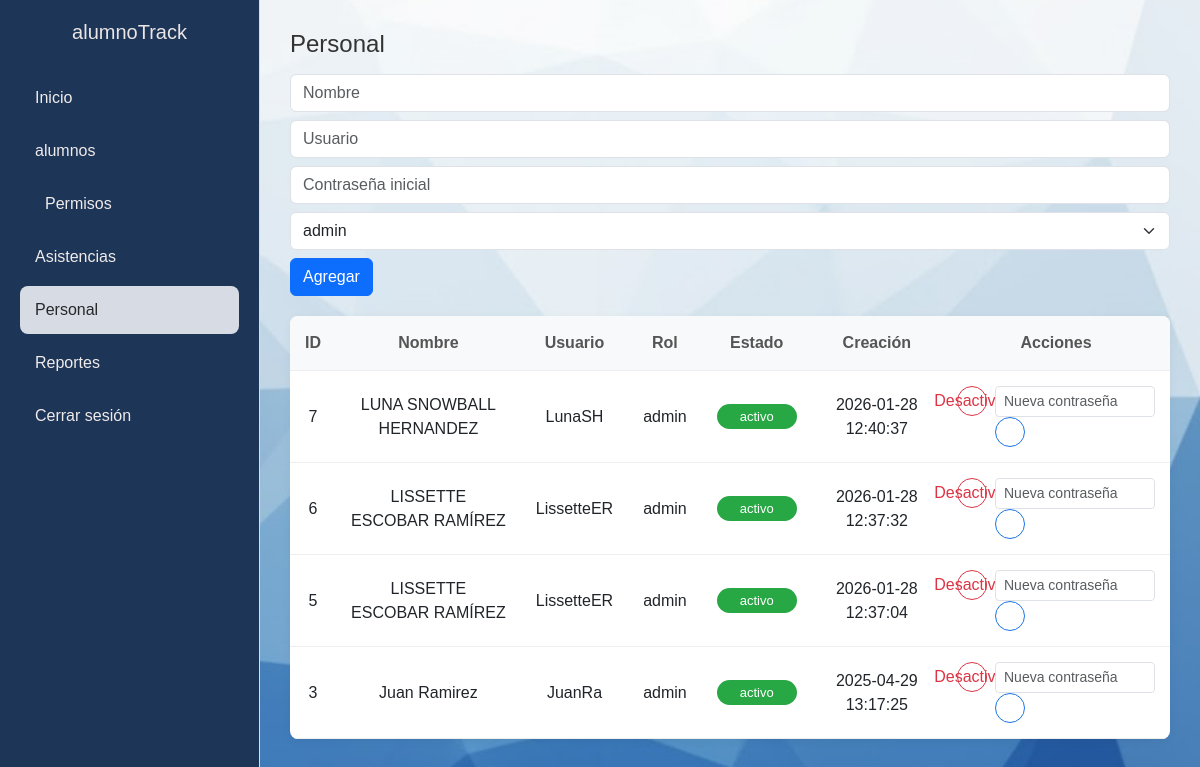
/php/personal.php (signed in), run on the app's committed database.
### tables this page shows
CREATE TABLE `usuarios` (
  `id` int(11) NOT NULL,
  `nombre` varchar(100) NOT NULL,
  `usuario` varchar(50) NOT NULL,
  `contrasena` varchar(255) NOT NULL,
  `tipo_usuario` enum('admin','docente') NOT NULL,
  `fecha_creacion` timestamp NOT NULL DEFAULT current_timestamp(),
  `estado` enum('activo','inactivo') DEFAULT 'activo'
);

### php/personal.php (the view, shortened to what this page needs)
<?php
require_once __DIR__ . '/../php/conexion.php';
try {
    $res = $conexion->query("SELECT id, nombre, usuario, tipo_usuario, estado, fecha_creacion FROM usuarios ORDER BY id DESC");
    $usuarios = $res->fetch_all(MYSQLI_ASSOC);
} catch (Throwable $e) { $error = 'Error al cargar usuarios'; }
?>
<!DOCTYPE html>
<html lang="es">
<head>
  <link href="https://cdn.jsdelivr.net/npm/bootstrap@5.3.2/dist/css/bootstrap.min.css" rel="stylesheet">
  <link rel="stylesheet" href="/BiblioCheck/css/stylesDashboard1.css">
</head>
<body>
  <aside class="sidebar">
    <h2>alumnoTrack</h2>
    <ul>
      <li><a href="dashboard.php">Inicio</a></li>
      <li><a href="alumnos.php">alumnos</a></li>
      <li><a href="/BiblioCheck/php/permisos.php"><i class="fa-solid fa-notes-medical"></i> Permisos</a></li>
      <li><a href="asistencia.php">Asistencias</a></li>
      <li class="activo"><a href="personal.php">Personal</a></li>
      <li><a href="reportes.php">Reportes</a></li>
      <li><a href="/BiblioCheck/php/Logout.php">Cerrar sesión</a></li>
    </ul>
  </aside>
  <main class="contenido">
    <section class="seccion-contenido">
      <div class="seccion-header">
        <h1>Personal</h1>
        <form class="d-flex gap-2 flex-wrap" method="post">
          <input class="form-control" name="nombre" placeholder="Nombre" required>
          <input class="form-control" name="usuario" placeholder="Usuario" required>
          <input class="form-control" name="contrasena" placeholder="Contraseña inicial" required>
          <select class="form-select" name="tipo_usuario">
            <option value="admin">admin</option>
          </select>
          <button class="btn btn-primary">Agregar</button>
        </form>
      </div>
      <div class="tabla-contenedor">
        <table>
          <thead><tr><th>ID</th><th>Nombre</th><th>Usuario</th><th>Rol</th><th>Estado</th><th>Creación</th><th>Acciones</th></tr></thead>
          <tbody>
            <?php foreach ($usuarios ?? [] as $u): ?>
              <tr>
                <td><?= (int)$u['id'] ?></td>
                <td><?= htmlspecialchars($u['nombre']) ?></td>
                <td><?= htmlspecialchars($u['usuario']) ?></td>
                <td><?= htmlspecialchars($u['tipo_usuario']) ?></td>
                <td><span class="badge <?= $u['estado']==='activo'?'activo':'inactivo' ?>"><?= htmlspecialchars($u['estado']) ?></span></td>
                <td><?= htmlspecialchars($u['fecha_creacion']) ?></td>
                <td class="acciones">
                  <form method="post" class="d-inline" onsubmit="return confirm('¿Cambiar estado?');">
                    <button class="btn <?= $u['estado']==='activo'?'btn-eliminar':'btn-editar' ?>"><?= $u['estado']==='activo'?'Desactivar':'Activar' ?></button>
                  </form>
                  <form method="post" class="d-inline" onsubmit="return confirm('¿Resetear contraseña?');">
                    <input class="form-control form-control-sm d-inline-block" style="width:160px" name="contrasena" placeholder="Nueva contraseña" required>
                    <button class="btn btn-editar" title="Guardar"><i class="fa fa-key"></i></button>
                  </form>
                </td>
              </tr>
            <?php endforeach; if (empty($usuarios)): ?>
              <tr><td colspan="7">Sin usuarios.</td></tr>
            <?php endif; ?>
          </tbody>
        </table>
      </div>
    </section>
  </main>
</body>
</html>

### css/stylesDashboard1.css (style rules this page uses)
body { margin: 0; font-family: 'Poppins', sans-serif; background-image: url("../assets/FONDOC.jpg"), linear-gradient(rgba(255, 255, 255, 0.8), rgba(255, 255, 255, 0.8)); background-size: cover; background-position: center; display: flex; min-height: 100vh; }
.sidebar { width: 260px; background-color: #1D3557; border-right: 1px solid #ddd; height: 100vh; padding: 20px; box-sizing: border-box; position: fixed; display: flex; flex-direction: column; }
.sidebar h2 { color: #ebe5e5; margin-bottom: 30px; font-size: 20px; text-align: center; display: flex; align-items: center; justify-content: center; gap: 10px; }
.sidebar ul { list-style: none; padding: 0; margin: 0; flex-grow: 1; }
.sidebar li { margin-bottom: 5px; }
.sidebar li a { text-decoration: none; color: #f0ebeb; display: flex; align-items: center; gap: 10px; padding: 12px 15px; border-radius: 8px; transition: all 0.3s ease; }
.sidebar li.activo a, .sidebar li a:hover { background-color: #d7dce4; color: #272829; }
.contenido { flex: 1; padding: 30px; margin-left: 260px; width: calc(100% - 260px); box-sizing: border-box; }
.seccion-contenido { width: 100%; max-width: 1200px; margin: 0 auto; box-sizing: border-box; }
.seccion-header { display: flex; justify-content: space-between; align-items: center; margin-bottom: 20px; flex-wrap: wrap; gap: 15px; }
.seccion-header h1 { margin: 0; font-size: 24px; color: #333; display: flex; align-items: center; gap: 10px; }
.tabla-contenedor { width: 100%; overflow-x: auto; background: #fff; border-radius: 8px; box-shadow: 0 2px 10px rgba(0,0,0,0.05); }
table { width: 100%; min-width: 800px; border-collapse: collapse; }
th, td { padding: 15px; text-align: center; border-bottom: 1px solid #eee; vertical-align: middle; }
th { background-color: #f8f9fa; font-weight: 600; color: #555; position: sticky; top: 0; }
.badge { padding: 6px 12px; border-radius: 20px; font-size: 13px; font-weight: 500; display: inline-block; min-width: 80px; text-align: center; }
.badge.presente, .badge.activo { background-color: #28a745; color: white; }
.acciones { display: flex; gap: 8px; justify-content: center; }
.btn-editar, .btn-eliminar { background: none; border: none; cursor: pointer; font-size: 16px; padding: 5px; border-radius: 50%; width: 30px; height: 30px; display: flex; align-items: center; justify-content: center; transition: all 0.3s; }
.btn-editar { color: #1a73e8; border: 1px solid #1a73e8; }
.btn-eliminar { color: #dc3545; border: 1px solid #dc3545; }
.sidebar { animation: slideInLeft 0.6s cubic-bezier(0.25, 0.8, 0.25, 1) forwards; }
.seccion-contenido { animation: fadeInUp 0.7s cubic-bezier(0.25, 0.8, 0.25, 1) forwards; opacity: 0; }
table tbody tr { transition: all 0.2s ease-in-out; animation: fadeInRow 0.5s ease-out forwards; opacity: 0; }
.btn { transition: all 0.2s ease !important; }

### data on the page
usuarios: id "7", nombre "LUNA SNOWBALL HERNANDEZ", usuario "LunaSH", tipo_usuario "admin", estado "activo", fecha_creacion "2026-01-28 12:40:37", shows "Desactivar"
usuarios: id "6", nombre "LISSETTE ESCOBAR RAMÍREZ", usuario "LissetteER", tipo_usuario "admin", estado "activo", fecha_creacion "2026-01-28 12:37:32", shows "Desactivar"
usuarios: id "5", nombre "LISSETTE ESCOBAR RAMÍREZ", usuario "LissetteER", tipo_usuario "admin", estado "activo", fecha_creacion "2026-01-28 12:37:04", shows "Desactivar"
usuarios: id "3", nombre "Juan Ramirez", usuario "JuanRa", tipo_usuario "admin", estado "activo", fecha_creacion "2025-04-29 13:17:25", shows "Desactivar"
